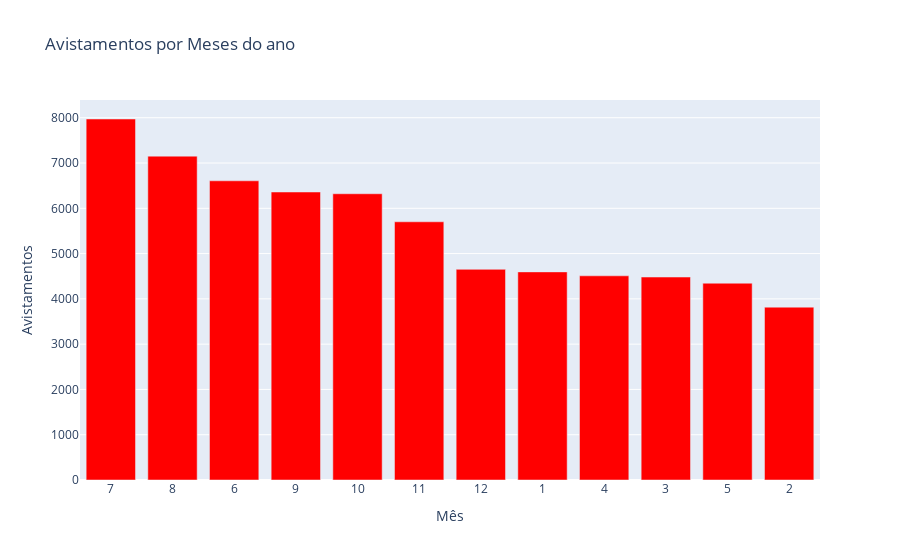

The code cell stored with this chart in its notebook:
### Code cell
# avistamentos por meses do ano
mes_count = (mes.value_counts())
mes_x = mes_count.index
mes_y = mes_count.values

mes_fig = go.Figure(data=[go.Bar(x=mes_x, y=mes_y, marker=dict(color='red'))])
mes_fig.update_layout(
    title='Avistamentos por Meses do ano',
    xaxis=dict(title='Mês'),
    yaxis=dict(title='Avistamentos')
)

### Figure 1 — Plotly figure (JSON) as saved in the notebook; plotly's stock layout.template omitted (floating-point values rounded to 4 significant figures)
{"data": [{"marker": {"color": "red"}, "type": "bar", "x": ["7", "8", "6", "9", "10", "11", "12", "1", "4", "3", "5", "2"], "y": [7972, 7152, 6607, 6360, 6321, 5702, 4652, 4596, 4509, 4482, 4346, 3817]}], "layout": {"title": {"text": "Avistamentos por Meses do ano"}, "xaxis": {"title": {"text": "Mês"}}, "yaxis": {"title": {"text": "Avistamentos"}}}}
